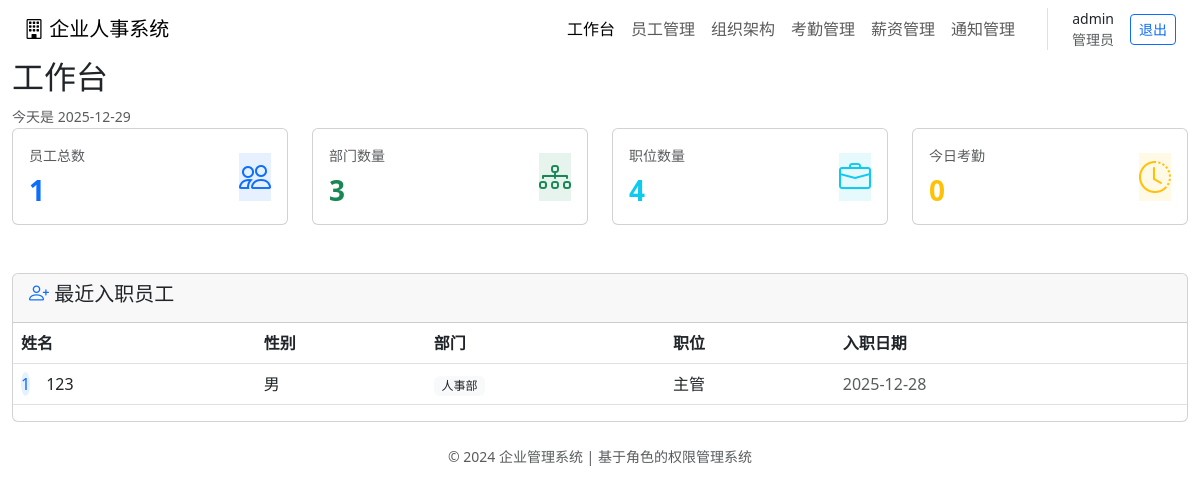
Page / (signed in) on the earlier database version.
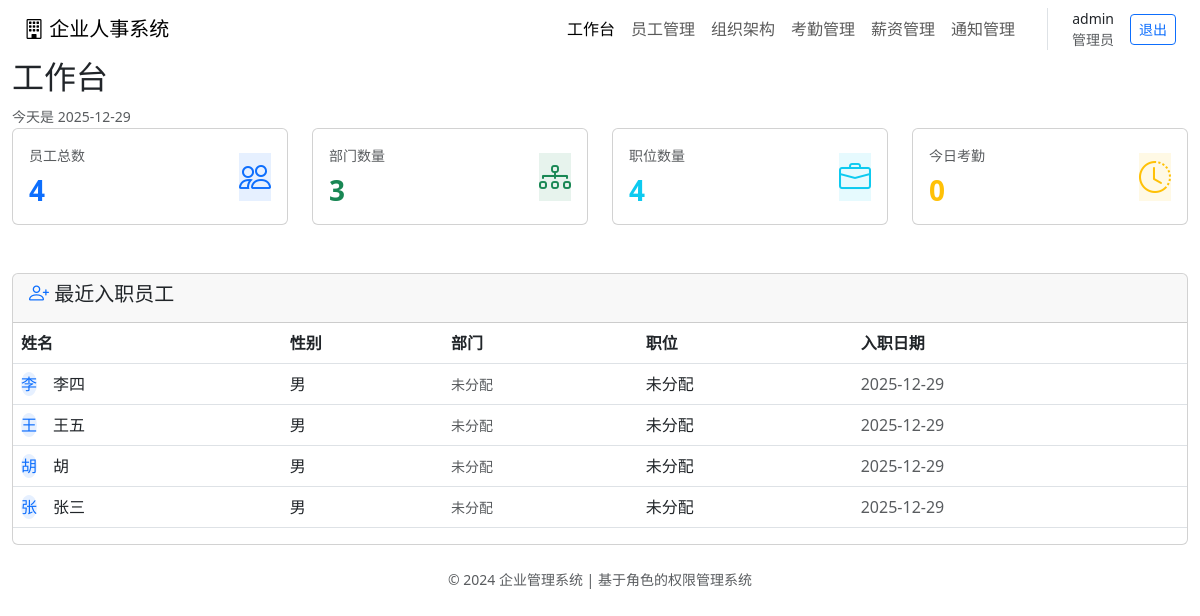
Same page on the later database version.
### tables this page shows
CREATE TABLE employees (
            id INTEGER PRIMARY KEY AUTOINCREMENT,
            name VARCHAR(50) NOT NULL,
            gender VARCHAR(10),
            phone VARCHAR(20),
            email VARCHAR(100),
            department_id INTEGER,
            position_id INTEGER,
            manager_id INTEGER,
            role VARCHAR(20) DEFAULT '普通职员',
            join_date DATE,
            created_at TIMESTAMP DEFAULT CURRENT_TIMESTAMP,
            FOREIGN KEY (department_id) REFERENCES departments(id) ON DELETE SET NULL,
            FOREIGN KEY (position_id) REFERENCES positions(id) ON DELETE SET NULL,
            FOREIGN KEY (manager_id) REFERENCES employees(id) ON DELETE SET NULL
        );

CREATE TABLE departments (
            id INTEGER PRIMARY KEY AUTOINCREMENT,
            name VARCHAR(50) UNIQUE NOT NULL,
            description TEXT,
            created_at TIMESTAMP DEFAULT CURRENT_TIMESTAMP
        );

CREATE TABLE positions (
            id INTEGER PRIMARY KEY AUTOINCREMENT,
            title VARCHAR(50) UNIQUE NOT NULL,
            level VARCHAR(20),
            description TEXT,
            created_at TIMESTAMP DEFAULT CURRENT_TIMESTAMP
        );

### app.py (the view)
@app.route('/')
@login_required
def dashboard():
    conn = get_db()
    stats = conn.execute('''
        SELECT
            (SELECT COUNT(*) FROM employees) as total_employees,
            (SELECT COUNT(*) FROM departments) as total_departments,
            (SELECT COUNT(*) FROM positions) as total_positions,
            (SELECT COUNT(*) FROM attendance WHERE DATE(timestamp) = DATE('now')) as today_attendance,
            (SELECT COUNT(*) FROM notices WHERE is_active = 1) as active_notices
    ''').fetchone()
    recent_employees = conn.execute('''
        SELECT e.*, d.name as dept_name, p.title as pos_title
        FROM employees e
        LEFT JOIN departments d ON e.department_id = d.id
        LEFT JOIN positions p ON e.position_id = p.id
        ORDER BY e.join_date DESC
        LIMIT 5
    ''').fetchall()
    conn.close()
    return render_template('dashboard.html', stats=stats, employees=recent_employees)

### app.py (called while the page is built)
def get_db():
    conn = sqlite3.connect(DATABASE)
    conn.row_factory = sqlite3.Row
    return conn

def login_required(f):
    @wraps(f)
    def decorated_function(*args, **kwargs):
        if 'user_id' not in session:
            return redirect(url_for('login'))
        return f(*args, **kwargs)
    return decorated_function

@app.context_processor
def inject_today():
    return {
        'today': date.today().isoformat(),
        'now': datetime.now().strftime('%Y-%m-%dT%H:%M')
    }

@app.context_processor
def utility_processor():
    return dict(get_db=get_db)

### templates/dashboard.html (shortened to what this page needs)
{% extends "base.html" %}
{% block content %}
<div class="page-header">
    <h2 class="page-title">工作台</h2>
    <span class="text-muted small">今天是 {{ today }}</span>
</div>
<div class="row g-4 mb-5">
    <div class="col-12 col-md-6 col-lg-3 col-xl-3">
        <div class="card stat-card">
            <div class="card-body">
                <div class="d-flex justify-content-between align-items-center">
                    <div>
                        <p class="text-muted mb-2 small">员工总数</p>
                        <h3 class="fw-bold text-primary mb-0">{{ stats.total_employees }}</h3>
                    </div>
                    <div class="stat-icon bg-primary bg-opacity-10 text-primary">
                        <i class="bi bi-people fs-2"></i>
                    </div>
                </div>
            </div>
        </div>
    </div>
    <div class="col-12 col-md-6 col-lg-3 col-xl-3">
        <div class="card stat-card">
            <div class="card-body">
                <div class="d-flex justify-content-between align-items-center">
                    <div>
                        <p class="text-muted mb-2 small">部门数量</p>
                        <h3 class="fw-bold text-success mb-0">{{ stats.total_departments }}</h3>
                    </div>
                    <div class="stat-icon bg-success bg-opacity-10 text-success">
                        <i class="bi bi-diagram-3 fs-2"></i>
                    </div>
                </div>
            </div>
        </div>
    </div>
    <div class="col-12 col-md-6 col-lg-3 col-xl-3">
        <div class="card stat-card">
            <div class="card-body">
                <div class="d-flex justify-content-between align-items-center">
                    <div>
                        <p class="text-muted mb-2 small">职位数量</p>
                        <h3 class="fw-bold text-info mb-0">{{ stats.total_positions }}</h3>
                    </div>
                    <div class="stat-icon bg-info bg-opacity-10 text-info">
                        <i class="bi bi-briefcase fs-2"></i>
                    </div>
                </div>
            </div>
        </div>
    </div>
    <div class="col-12 col-md-6 col-lg-3 col-xl-3">
        <div class="card stat-card">
            <div class="card-body">
                <div class="d-flex justify-content-between align-items-center">
                    <div>
                        <p class="text-muted mb-2 small">今日考勤</p>
                        <h3 class="fw-bold text-warning mb-0">{{ stats.today_attendance }}</h3>
                    </div>
                    <div class="stat-icon bg-warning bg-opacity-10 text-warning">
                        <i class="bi bi-clock-history fs-2"></i>
                    </div>
                </div>
            </div>
        </div>
    </div>
</div>
<div class="card">
    <div class="card-header">
        <h5 class="card-title"><i class="bi bi-person-plus text-primary"></i> 最近入职员工</h5>
    </div>
    <div class="card-body p-0">
        <div class="table-responsive">
            <table class="table">
                <thead>
                    <tr>
                        <th>姓名</th>
                        <th>性别</th>
                        <th>部门</th>
                        <th>职位</th>
                        <th>入职日期</th>
                    </tr>
                </thead>
                <tbody>
                    {% for emp in employees %}
                    <tr>
                        <td>
                            <div class="d-flex align-items-center">
                                <div class="avatar-sm bg-primary bg-opacity-10 text-primary rounded-circle d-flex align-items-center justify-content-center me-3">
                                    {{ emp.name[0] }}
                                </div>
                                <span class="fw-medium">{{ emp.name }}</span>
                            </div>
                        </td>
                        <td>{{ emp.gender }}</td>
                        <td>
                            {% if emp.dept_name %}
                                <span class="badge bg-light text-dark">{{ emp.dept_name }}</span>
                            {% else %}
                                <span class="text-muted small">未分配</span>
                            {% endif %}
                        </td>
                        <td>{{ emp.pos_title or '未分配' }}</td>
                        <td class="text-muted">{{ emp.join_date }}</td>
                    </tr>
                    {% endfor %}
                </tbody>
            </table>
        </div>
    </div>
</div>
{% endblock %}

### templates/base.html (shortened to what this page needs)
<!DOCTYPE html>
<html lang="zh-CN">
<head>
    <link href="https://cdn.jsdelivr.net/npm/bootstrap@5.3.0/dist/css/bootstrap.min.css" rel="stylesheet">
    <link rel="stylesheet" href="https://cdn.jsdelivr.net/npm/bootstrap-icons@1.11.0/font/bootstrap-icons.css">
    <link rel="stylesheet" href="{{ url_for('static', filename='css/design_system.css') }}">
</head>
<body>
    <nav class="navbar navbar-expand-lg navbar-light">
        <div class="container-fluid px-4">
            <a class="navbar-brand" href="{{ url_for('dashboard') }}">
                <i class="bi bi-building"></i> 企业人事系统
            </a>
            {% if session.user_id %}
            <div class="collapse navbar-collapse" id="navbarNav">
                <ul class="navbar-nav ms-auto me-4">
                    <li class="nav-item"><a class="nav-link" href="{{ url_for('dashboard') }}">工作台</a></li>
                    <li class="nav-item"><a class="nav-link" href="{{ url_for('employees') }}">员工管理</a></li>
                    <li class="nav-item"><a class="nav-link" href="{{ url_for('departments') }}">组织架构</a></li>
                    <li class="nav-item"><a class="nav-link" href="{{ url_for('attendance') }}">考勤管理</a></li>
                    <li class="nav-item"><a class="nav-link" href="{{ url_for('salaries') }}">薪资管理</a></li>
                    {% if session.user_role in ['管理员', '领导', '主管', '组长'] %}
                    <li class="nav-item"><a class="nav-link" href="{{ url_for('notices') }}">通知管理</a></li>
                    {% endif %}
                </ul>
                <div class="d-flex align-items-center border-start ps-4">
                    <div class="text-end">
                        <div class="fw-medium small">{{ session.username }}</div>
                        <div class="text-muted small">{{ session.user_role }}</div>
                    </div>
                    <a href="{{ url_for('logout') }}" class="btn btn-outline-primary btn-sm ms-3">退出</a>
                </div>
            </div>
            {% endif %}
        </div>
    </nav>
    <main class="container-fluid">
        {% block content %}{% endblock %}
    </main>
    <footer class="mt-auto py-4">
        <div class="container-fluid px-4">
            <p class="text-center text-muted small mb-0">© 2024 企业管理系统 | 基于角色的权限管理系统</p>
        </div>
    </footer>
</body>
</html>

Differences in the rows shown:
removed employees: name "1", name "123", gender "男", dept_name "人事部", title "主管", join_date "2025-12-28"
added employees: name "李", name "李四", gender "男", shows "未分配", pos_title "未分配", join_date "2025-12-29"
added employees: name "王", name "王五", gender "男", shows "未分配", pos_title "未分配", join_date "2025-12-29"
added employees: name "胡", gender "男", shows "未分配", pos_title "未分配", join_date "2025-12-29"
added employees: name "张", name "张三", gender "男", shows "未分配", pos_title "未分配", join_date "2025-12-29"
Other differences:
{{ stats.total_employees }}: "1" → "4"
